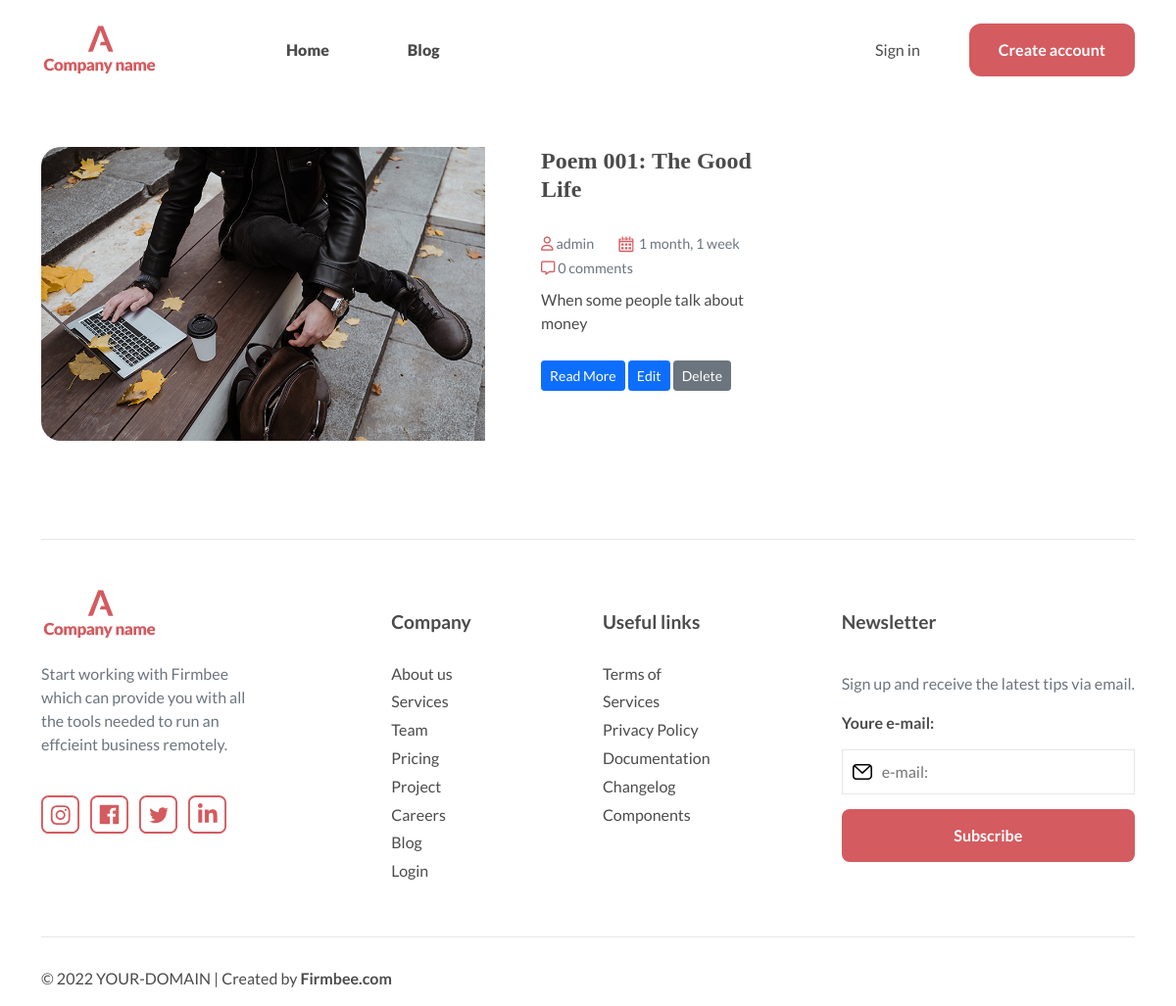
Page /topic/5/detail on the committed database.
### blog/models.py (models this page shows, shortened)
class Post(models.Model):
    Author = models.ForeignKey(User, on_delete=models.SET_NULL, null=True)
    Topic_post = models.ManyToManyField(Topic)
    Post_name = models.CharField(max_length=100)
    Overview = models.CharField(max_length=60, null=True)
    Content = RichTextField(blank=True, null=True)
    Thumbnail = models.ImageField(blank=True, null=True,default='post-1.png')
    Created = models.DateTimeField(auto_now_add=True)
    Updated = models.DateTimeField(auto_now=True)
    def get_absolute_url(self):
        return reverse('post_detail', kwargs={'pk': self.pk})
    def get_delete_url(self):
        return reverse('post_delete', kwargs={'pk': self.pk})
    def get_update_url(self):
        return reverse('post_update', kwargs={'pk': self.pk})

### blog/views.py (the view)
# urls.py: path('topic/<pk>/detail',views.Topic_detail,name="topic_detail"),
def Topic_detail(request, pk):
    topics = get_object_or_404(Topic, id=pk)
    post = Post.objects.filter(Topic_post=topics)
    context = {'topic_detail': topics, 'post': post}
    return render(request, 'topic_detail.html', context)

### templates/topic_detail.html
{% extends 'base.html' %}
{% load static %}
{% block content %}
<div class="container main">
    <div class="row">
      <div class="col-lg-8">
        <div class="all-posts">
          {% for posts in post %}
            <div class="post-item">
              <div class="post-img"><img src="{{ posts.Thumbnail.url }}" alt=""></div>
              <div class="post-main-info">
                <h4> {{ posts.Post_name }} </h4>
                <div class="post-meta text-muted">
                  <span><i class="far fa-user"></i> {{ posts.Author }}</span>
                    <span><img style="width: 20px;" src="{% static 'img/icon/calendar.svg' %}" alt=""> {{posts.Created|timesince}}</span>
                    <span><i class="far fa-comment-alt"></i> 0 comments</span>
                </div>
                <p>{{ posts.Overview }}</p>
                <a href="{{ posts.get_absolute_url }}" class="btn btn-primary btn-sm" role="button" aria-pressed="true">Read More</a>
                <a href="{{ posts.get_update_url }}" class="btn btn-primary btn-sm" role="button" aria-pressed="true">Edit</a>
                <a href="{{ posts.get_delete_url }}" class="btn btn-secondary btn-sm" role="button" aria-pressed="true">Delete</a>
              </div>
            </div>
          {% endfor %}
        </div>
      </div>
    </div>
  </div>
{% endblock content %}

### static/css/main.css (style rules this page uses)
*, *::after, *::before { -webkit-box-sizing: border-box; box-sizing: border-box; margin: 0; padding: 0; }
body { font-family: 'Lato', sans-serif; color: #4b4b4b; }
a { text-decoration: none; color: #4b4b4b; }
h1, h2, h3, h4, h5, h6 { font-family: utopia-std-display, serif; font-weight: 700; font-style: normal; }
h2, h3, h4, h5, h6 { margin-bottom: 20px; }
.main { margin-top: 150px; }
.all-posts .post-item { margin-bottom: 50px; position: relative; }
.all-posts .post-item .post-img { width: 100%; border-radius: 20px; overflow: hidden; margin-bottom: 20px; }
.all-posts .post-item .post-img img { height: 100%; }
.all-posts .post-item .post-main-info { position: relative; }
.all-posts .post-item .post-main-info .post-meta { font-size: 0.9em; padding: 10px 0px; color: gray; }
.all-posts .post-item .post-main-info .post-meta span { margin-right: 20px; white-space: nowrap; }
.all-posts .post-item .post-main-info .post-meta span .far { color: #d45b5f; }
.all-posts .post-item .post-main-info a { display: inline-block; margin-top: 10px; }
@media (min-width: 992px) { .all-posts .post-item { position: relative; display: -webkit-box; display: -ms-flexbox; display: flex; } }
@media (min-width: 992px) { .all-posts .post-item .post-img { min-width: 300px; height: 300px; overflow: hidden; margin-right: 20px; } }
@media (min-width: 992px) { .all-posts .post-item .post-main-info a { display: inline-block; margin-top: 10px; } }

### rows in the picture
Post: Thumbnail (picture), Post_name "Poem 001: The Good Life", Author "admin", Created "1 month, 1 week", Overview "When some people talk about money"
